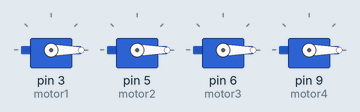
A sketch run on a simulated Arduino Uno, built with avr-gcc and run on an emulated ATmega328P. Shown: 4 × servo.

Above: at 0.1 s.
At 11.3 s:
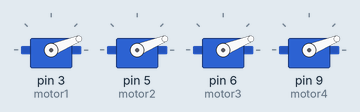
At 16.1 s:
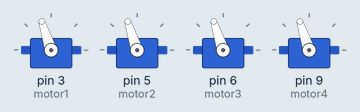
At 20.1 s:
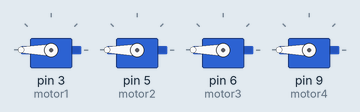
At 29.92 s:
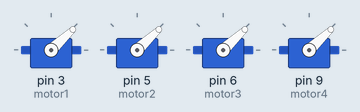
At 39.73 s:
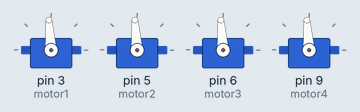
Timing chart, 0 to 40.0 s (numbered marks = the images above):
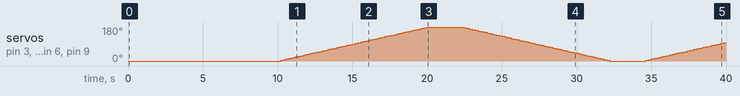

The sketch:

Motor_caliberation.ino
```cpp
#include <Servo.h>

// Create motor objects
Servo motor1;
Servo motor2;
Servo motor3;
Servo motor4;

// ESC pulse width limits (microseconds)
const int throttleMin = 1000; // minimum
const int throttleMax = 2000; // maximum

void setup() {
  // Attach motors with min/max constraints
  motor1.attach(3, throttleMin, throttleMax);
  motor2.attach(5, throttleMin, throttleMax);
  motor3.attach(6, throttleMin, throttleMax);
  motor4.attach(9, throttleMin, throttleMax);

  // Initialize motors to minimum throttle
  motor1.writeMicroseconds(throttleMin);
  motor2.writeMicroseconds(throttleMin);
  motor3.writeMicroseconds(throttleMin);
  motor4.writeMicroseconds(throttleMin);

  delay(10000); // Give ESCs time to arm
}

void loop() {
  // ----- ALL MOTORS TOGETHER -----
  Serial.println("Ramping up all motors...");
  for(int t = throttleMin; t <= throttleMax; t += 20){
    motor1.writeMicroseconds(t);
    motor2.writeMicroseconds(t);
    motor3.writeMicroseconds(t);
    motor4.writeMicroseconds(t);
    delay(200);
  }

  delay(2000); // Hold max throttle

  Serial.println("Ramping down all motors...");
  for(int t = throttleMax; t >= throttleMin; t -= 20){
    motor1.writeMicroseconds(t);
    motor2.writeMicroseconds(t);
    motor3.writeMicroseconds(t);
    motor4.writeMicroseconds(t);
    delay(200);
  }

  delay(2000); // Wait before next loop

  // ----- OPTIONAL: INDIVIDUAL MOTOR TEST -----
  // Uncomment if you want to test motors one by one
  /*
  testSingleMotor(motor1, "Motor1");
  testSingleMotor(motor2, "Motor2");
  testSingleMotor(motor3, "Motor3");
  testSingleMotor(motor4, "Motor4");
  */
}

// Helper function to test one motor at a time
void testSingleMotor(Servo &motor, String name){
  Serial.println("Testing " + name);
  motor.writeMicroseconds(throttleMax);
  delay(2000);
  motor.writeMicroseconds(throttleMin);
  delay(1000);
}
```

Measured:
- by itself, servo on pin 3 (motor1), servo on pin 5 (motor2), servo on pin 6 (motor3), servo on pin 9 (motor4): 0° → 4° at 10.2 s, → 7° 0.20 s later, → 11° 0.20 s later, → 14° 0.20 s later, … (127 changes in this stretch)
